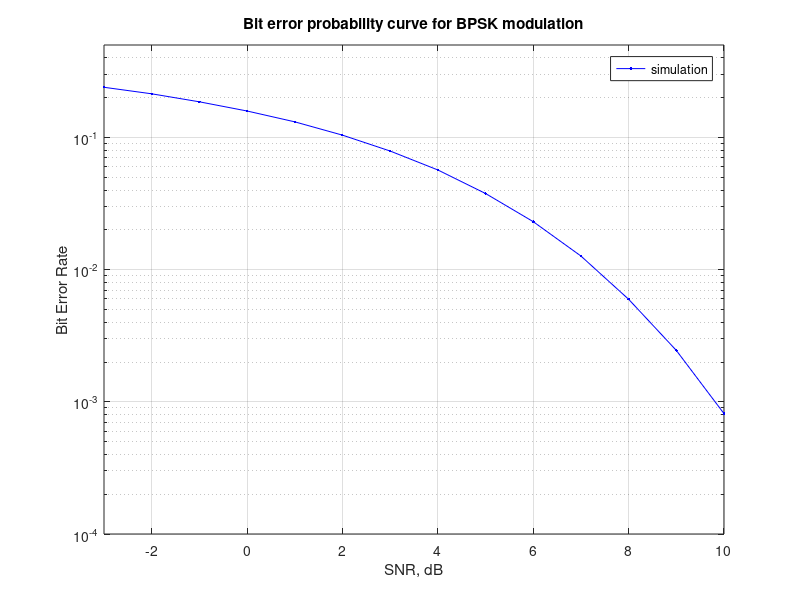

Write the MATLAB code that produced this figure.
clear
N = 10^6; % number of bits or symbols
rand('seed',1); % initializing the rand() function so that random bits produced are same in every simulation
% Transmitter
ip = rand(1,N)>0.5; % generating 0,1 with equal probability

% BPSK modulation
s = 2*ip-1;  % 0 -> -1; 1 -> 1 

SNR = -3:10 ; % in dB

nErr=zeros(length(SNR),1); %initializing error with 0.

for ii = 1:length(SNR)
    
   %Addition Of Noise 
   y = awgn(s,SNR(ii));
   
   % receiver - hard decision decoding
   sr = real(y)>0;

   % counting the errors
   nErr(ii) = size(find(ip - sr),2);

end

simBer = nErr/N; % simulated ber

% plot
close all
figure
semilogy(SNR,simBer,'b.-');
axis([-3 10 10^-4 0.5])
grid on
legend( 'simulation');
xlabel('SNR, dB');
ylabel('Bit Error Rate');
title('Bit error probability curve for BPSK modulation');


